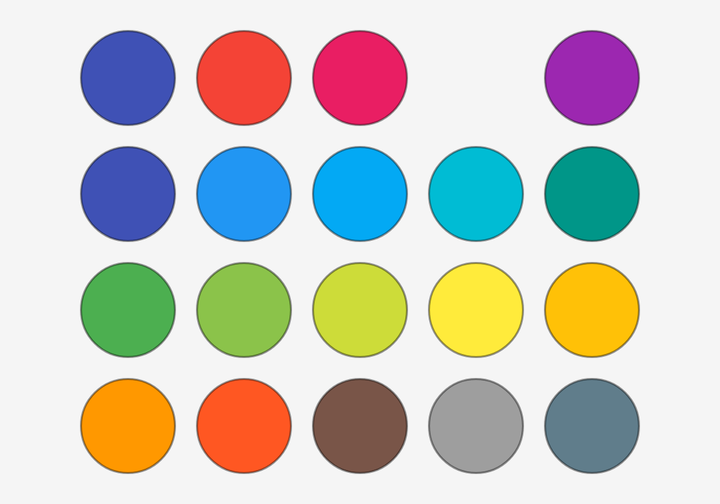
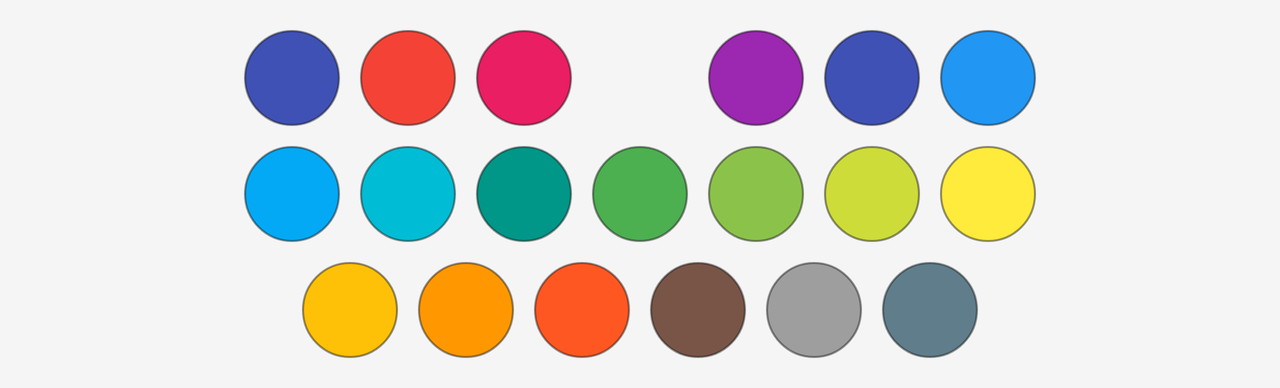

One screen, two layout resources from the same app: the default and the repository's alternative for another configuration. Each is rendered where Android would select it; the XML of both is given below.
<!-- AndroidManifest.xml: application theme AppTheme -->
<!-- res/layout/dialog_text_color.xml -->
<?xml version="1.0" encoding="utf-8"?>
<ScrollView xmlns:android="http://schemas.android.com/apk/res/android"
    android:layout_width="match_parent"
    android:layout_height="wrap_content">

    <TableLayout
        android:layout_width="match_parent"
        android:layout_height="wrap_content"
        android:paddingLeft="@dimen/dialog_paddingLeftRight"
        android:paddingTop="@dimen/dialog_paddingTopBottom"
        android:paddingRight="@dimen/dialog_paddingLeftRight"
        android:paddingBottom="@dimen/dialog_paddingTopBottom">

        <TableRow
            android:layout_width="match_parent"
            android:layout_height="wrap_content"
            android:gravity="center_horizontal">

            <LinearLayout
                android:id="@+id/dialogBackgroundColorPrimary"
                android:layout_width="wrap_content"
                android:layout_height="wrap_content"
                android:background="?attr/selectableItemBackground"
                android:gravity="center_horizontal"
                android:orientation="vertical"
                android:padding="5dp">

                <ImageView
                    android:layout_width="@dimen/dialog_background_colorbox_width"
                    android:layout_height="@dimen/dialog_background_colorbox_width"
                    android:background="@drawable/image_border_round_primary"/>

            </LinearLayout>

            <LinearLayout
                android:id="@+id/dialogBackgroundColorRed"
                android:layout_width="wrap_content"
                android:layout_height="wrap_content"
                android:background="?attr/selectableItemBackground"
                android:gravity="center_horizontal"
                android:orientation="vertical"
                android:padding="5dp">

                <ImageView
                    android:layout_width="@dimen/dialog_background_colorbox_width"
                    android:layout_height="@dimen/dialog_background_colorbox_width"
                    android:background="@drawable/image_border_round_red"/>

            </LinearLayout>

            <LinearLayout
                android:id="@+id/dialogBackgroundColorPink"
                android:layout_width="wrap_content"
                android:layout_height="wrap_content"
                android:background="?attr/selectableItemBackground"
                android:gravity="center_horizontal"
                android:orientation="vertical"
                android:padding="5dp">

                <ImageView
                    android:layout_width="@dimen/dialog_background_colorbox_width"
                    android:layout_height="@dimen/dialog_background_colorbox_width"
                    android:background="@drawable/image_border_round_pink"/>

            </LinearLayout>

            <LinearLayout
                android:id="@+id/dialogBackgroundColorPurple"
                android:layout_width="wrap_content"
                android:layout_height="wrap_content"
                android:background="?attr/selectableItemBackground"
                android:gravity="center_horizontal"
                android:orientation="vertical"
                android:padding="5dp">

                <ImageView
                    android:layout_width="@dimen/dialog_background_colorbox_width"
                    android:layout_height="@dimen/dialog_background_colorbox_width"
                    android:background="@drawable/image_border_round_purple"/>

            </LinearLayout>

            <LinearLayout
                android:id="@+id/dialogBackgroundColorDeepPurple"
                android:layout_width="wrap_content"
                android:layout_height="wrap_content"
                android:background="?attr/selectableItemBackground"
                android:gravity="center_horizontal"
                android:orientation="vertical"
                android:padding="5dp">

                <ImageView
                    android:layout_width="@dimen/dialog_background_colorbox_width"
                    android:layout_height="@dimen/dialog_background_colorbox_width"
                    android:background="@drawable/image_border_round_deep_purple"/>

            </LinearLayout>

        </TableRow>

        <TableRow
            android:layout_width="match_parent"
            android:layout_height="wrap_content"
            android:gravity="center_horizontal">

            <LinearLayout
                android:id="@+id/dialogBackgroundColorIndigo"
                android:layout_width="wrap_content"
                android:layout_height="wrap_content"
                android:background="?attr/selectableItemBackground"
                android:gravity="center_horizontal"
                android:orientation="vertical"
                android:padding="5dp">

                <ImageView
                    android:layout_width="@dimen/dialog_background_colorbox_width"
                    android:layout_height="@dimen/dialog_background_colorbox_width"
                    android:background="@drawable/image_border_round_indigo"/>

            </LinearLayout>

            <LinearLayout
                android:id="@+id/dialogBackgroundColorBlue"
                android:layout_width="wrap_content"
                android:layout_height="wrap_content"
                android:background="?attr/selectableItemBackground"
                android:gravity="center_horizontal"
                android:orientation="vertical"
                android:padding="5dp">

                <ImageView
                    android:layout_width="@dimen/dialog_background_colorbox_width"
                    android:layout_height="@dimen/dialog_background_colorbox_width"
                    android:background="@drawable/image_border_round_blue"/>

            </LinearLayout>

            <LinearLayout
                android:id="@+id/dialogBackgroundColorLightBlue"
                android:layout_width="wrap_content"
                android:layout_height="wrap_content"
                android:background="?attr/selectableItemBackground"
                android:gravity="center_horizontal"
                android:orientation="vertical"
                android:padding="5dp">

                <ImageView
                    android:layout_width="@dimen/dialog_background_colorbox_width"
                    android:layout_height="@dimen/dialog_background_colorbox_width"
                    android:background="@drawable/image_border_round_light_blue"/>

            </LinearLayout>

            <LinearLayout
                android:id="@+id/dialogBackgroundColorCyan"
                android:layout_width="wrap_content"
                android:layout_height="wrap_content"
                android:background="?attr/selectableItemBackground"
                android:gravity="center_horizontal"
                android:orientation="vertical"
                android:padding="5dp">

                <ImageView
                    android:layout_width="@dimen/dialog_background_colorbox_width"
                    android:layout_height="@dimen/dialog_background_colorbox_width"
                    android:background="@drawable/image_border_round_cyan"/>

            </LinearLayout>

            <LinearLayout
                android:id="@+id/dialogBackgroundColorTeal"
                android:layout_width="wrap_content"
                android:layout_height="wrap_content"
                android:background="?attr/selectableItemBackground"
                android:gravity="center_horizontal"
                android:orientation="vertical"
                android:padding="5dp">

                <ImageView
                    android:layout_width="@dimen/dialog_background_colorbox_width"
                    android:layout_height="@dimen/dialog_background_colorbox_width"
                    android:background="@drawable/image_border_round_teal"/>

            </LinearLayout>

        </TableRow>

        <TableRow
            android:layout_width="match_parent"
            android:layout_height="wrap_content"
            android:gravity="center_horizontal">

            <LinearLayout
                android:id="@+id/dialogBackgroundColorGreen"
                android:layout_width="wrap_content"
                android:layout_height="wrap_content"
                android:background="?attr/selectableItemBackground"
                android:gravity="center_horizontal"
                android:orientation="vertical"
                android:padding="5dp">

                <ImageView
                    android:layout_width="@dimen/dialog_background_colorbox_width"
                    android:layout_height="@dimen/dialog_background_colorbox_width"
                    android:background="@drawable/image_border_round_green"/>

            </LinearLayout>

            <LinearLayout
                android:id="@+id/dialogBackgroundColorLightGreen"
                android:layout_width="wrap_content"
                android:layout_height="wrap_content"
                android:background="?attr/selectableItemBackground"
                android:gravity="center_horizontal"
                android:orientation="vertical"
                android:padding="5dp">

                <ImageView
                    android:layout_width="@dimen/dialog_background_colorbox_width"
                    android:layout_height="@dimen/dialog_background_colorbox_width"
                    android:background="@drawable/image_border_round_light_green"/>

            </LinearLayout>

            <LinearLayout
                android:id="@+id/dialogBackgroundColorLime"
                android:layout_width="wrap_content"
                android:layout_height="wrap_content"
                android:background="?attr/selectableItemBackground"
                android:gravity="center_horizontal"
                android:orientation="vertical"
                android:padding="5dp">

                <ImageView
                    android:layout_width="@dimen/dialog_background_colorbox_width"
                    android:layout_height="@dimen/dialog_background_colorbox_width"
                    android:background="@drawable/image_border_round_lime"/>

            </LinearLayout>

            <LinearLayout
                android:id="@+id/dialogBackgroundColorYellow"
                android:layout_width="wrap_content"
                android:layout_height="wrap_content"
                android:background="?attr/selectableItemBackground"
                android:gravity="center_horizontal"
                android:orientation="vertical"
                android:padding="5dp">

                <ImageView
                    android:layout_width="@dimen/dialog_background_colorbox_width"
                    android:layout_height="@dimen/dialog_background_colorbox_width"
                    android:background="@drawable/image_border_round_yellow"/>

            </LinearLayout>

            <LinearLayout
                android:id="@+id/dialogBackgroundColorAmber"
                android:layout_width="wrap_content"
                android:layout_height="wrap_content"
                android:background="?attr/selectableItemBackground"
                android:gravity="center_horizontal"
                android:orientation="vertical"
                android:padding="5dp">

                <ImageView
                    android:layout_width="@dimen/dialog_background_colorbox_width"
                    android:layout_height="@dimen/dialog_background_colorbox_width"
                    android:background="@drawable/image_border_round_amber"/>

            </LinearLayout>

        </TableRow>

        <TableRow
            android:layout_width="match_parent"
            android:layout_height="wrap_content"
            android:gravity="center_horizontal">

            <LinearLayout
                android:id="@+id/dialogBackgroundColorOrange"
                android:layout_width="wrap_content"
                android:layout_height="wrap_content"
                android:background="?attr/selectableItemBackground"
                android:gravity="center_horizontal"
                android:orientation="vertical"
                android:padding="5dp">

                <ImageView
                    android:layout_width="@dimen/dialog_background_colorbox_width"
                    android:layout_height="@dimen/dialog_background_colorbox_width"
                    android:background="@drawable/image_border_round_orange"/>

            </LinearLayout>

            <LinearLayout
                android:id="@+id/dialogBackgroundColorDeepOrange"
                android:layout_width="wrap_content"
                android:layout_height="wrap_content"
                android:background="?attr/selectableItemBackground"
                android:gravity="center_horizontal"
                android:orientation="vertical"
                android:padding="5dp">

                <ImageView
                    android:layout_width="@dimen/dialog_background_colorbox_width"
                    android:layout_height="@dimen/dialog_background_colorbox_width"
                    android:background="@drawable/image_border_round_deep_orange"/>

            </LinearLayout>

            <LinearLayout
                android:id="@+id/dialogBackgroundColorBrown"
                android:layout_width="wrap_content"
                android:layout_height="wrap_content"
                android:background="?attr/selectableItemBackground"
                android:gravity="center_horizontal"
                android:orientation="vertical"
                android:padding="5dp">

                <ImageView
                    android:layout_width="@dimen/dialog_background_colorbox_width"
                    android:layout_height="@dimen/dialog_background_colorbox_width"
                    android:background="@drawable/image_border_round_brown"/>

            </LinearLayout>

            <LinearLayout
                android:id="@+id/dialogBackgroundColorGrey"
                android:layout_width="wrap_content"
                android:layout_height="wrap_content"
                android:background="?attr/selectableItemBackground"
                android:gravity="center_horizontal"
                android:orientation="vertical"
                android:padding="5dp">

                <ImageView
                    android:layout_width="@dimen/dialog_background_colorbox_width"
                    android:layout_height="@dimen/dialog_background_colorbox_width"
                    android:background="@drawable/image_border_round_grey"/>

            </LinearLayout>

            <LinearLayout
                android:id="@+id/dialogBackgroundColorBlueGrey"
                android:layout_width="wrap_content"
                android:layout_height="wrap_content"
                android:background="?attr/selectableItemBackground"
                android:gravity="center_horizontal"
                android:orientation="vertical"
                android:padding="5dp">

                <ImageView
                    android:layout_width="@dimen/dialog_background_colorbox_width"
                    android:layout_height="@dimen/dialog_background_colorbox_width"
                    android:background="@drawable/image_border_round_blue_grey"/>

            </LinearLayout>

        </TableRow>

    </TableLayout>

</ScrollView>
<!-- resources referenced by this layout -->
<resources>
  <dimen name="dialog_background_colorbox_width">48dp</dimen>
  <dimen name="dialog_paddingLeftRight">20dp</dimen>
  <dimen name="dialog_paddingTopBottom">10dp</dimen>
  <!-- drawable image_border_round_grey (drawable) -->
  <?xml version="1.0" encoding="UTF-8"?>
  <shape
      xmlns:android="http://schemas.android.com/apk/res/android"
      android:shape="oval">
  
      <solid android:color="@color/settings_color_grey" />
      <stroke
          android:width="@dimen/settings_color_preview_widget_border"
          android:color="@color/divider" />
  
  </shape>
  <!-- drawable image_border_round_lime (drawable) -->
  <?xml version="1.0" encoding="UTF-8"?>
  <shape
      xmlns:android="http://schemas.android.com/apk/res/android"
      android:shape="oval">
  
      <solid android:color="@color/settings_color_lime" />
      <stroke
          android:width="@dimen/settings_color_preview_widget_border"
          android:color="@color/divider" />
  
  </shape>
  <!-- drawable image_border_round_pink (drawable) -->
  <?xml version="1.0" encoding="UTF-8"?>
  <shape
      xmlns:android="http://schemas.android.com/apk/res/android"
      android:shape="oval">
  
      <solid android:color="@color/settings_color_pink" />
      <stroke
          android:width="@dimen/settings_color_preview_widget_border"
          android:color="@color/divider" />
  
  </shape>
  <!-- drawable image_border_round_primary (drawable) -->
  <?xml version="1.0" encoding="UTF-8"?>
  <shape
      xmlns:android="http://schemas.android.com/apk/res/android"
      android:shape="oval">
  
      <solid android:color="@color/colorPrimary" />
      <stroke
          android:width="@dimen/settings_color_preview_widget_border"
          android:color="@color/divider" />
  
  </shape>
  <!-- drawable image_border_round_red (drawable) -->
  <?xml version="1.0" encoding="UTF-8"?>
  <shape
      xmlns:android="http://schemas.android.com/apk/res/android"
      android:shape="oval">
  
      <solid android:color="@color/settings_color_red" />
      <stroke
          android:width="@dimen/settings_color_preview_widget_border"
          android:color="@color/divider" />
  
  </shape>
  <!-- drawable image_border_round_teal (drawable) -->
  <?xml version="1.0" encoding="UTF-8"?>
  <shape
      xmlns:android="http://schemas.android.com/apk/res/android"
      android:shape="oval">
  
      <solid android:color="@color/settings_color_teal" />
      <stroke
          android:width="@dimen/settings_color_preview_widget_border"
          android:color="@color/divider" />
  
  </shape>
  <color name="settings_color_amber">#FFC107</color>
  <dimen name="settings_color_preview_widget_border">1dp</dimen>
  <color name="divider">#6D020202</color>
  <color name="settings_color_blue">#2196F3</color>
  <color name="settings_color_blue_grey">#607D8B</color>
  <color name="settings_color_brown">#795548</color>
  <color name="settings_color_cyan">#00BCD4</color>
  <color name="settings_color_deep_orange">#FF5722</color>
  <color name="settings_color_purple">#9C27B0</color>
  <color name="settings_color_green">#4CAF50</color>
  <color name="settings_color_grey">#9E9E9E</color>
  <color name="settings_color_indigo">#3F51B5</color>
  <color name="settings_color_light_blue">#03A9F4</color>
  <color name="settings_color_light_green">#8BC34A</color>
  <color name="settings_color_lime">#CDDC39</color>
  <color name="settings_color_orange">#FF9800</color>
  <color name="settings_color_pink">#E91E63</color>
  <color name="colorPrimary">#3F51B5</color>
  <color name="settings_color_red">#F44336</color>
  <color name="settings_color_teal">#009688</color>
  <color name="settings_color_yellow">#FFEB3B</color>
  <color name="white">#ffffff</color>
  <color name="nearlyWhite">#f5f5f5</color>
  <color name="normalGrey">#c0c0c0</color>
  <color name="black">#ff000000</color>
</resources>
<!-- res/layout-land/dialog_text_color.xml (the repository's variant of the layout above) -->
<!-- drawn on the phone turned sideways -->
<?xml version="1.0" encoding="utf-8"?>
<ScrollView xmlns:android="http://schemas.android.com/apk/res/android"
    android:layout_width="match_parent"
    android:layout_height="wrap_content">

    <TableLayout
        android:layout_width="match_parent"
        android:layout_height="wrap_content"
        android:paddingLeft="@dimen/dialog_paddingLeftRight"
        android:paddingTop="@dimen/dialog_paddingTopBottom"
        android:paddingRight="@dimen/dialog_paddingLeftRight"
        android:paddingBottom="@dimen/dialog_paddingTopBottom">

        <TableRow
            android:layout_width="match_parent"
            android:layout_height="wrap_content"
            android:gravity="center_horizontal">

            <LinearLayout
                android:id="@+id/dialogBackgroundColorPrimary"
                android:layout_width="wrap_content"
                android:layout_height="wrap_content"
                android:background="?attr/selectableItemBackground"
                android:gravity="center_horizontal"
                android:orientation="vertical"
                android:padding="5dp">

                <ImageView
                    android:layout_width="@dimen/dialog_background_colorbox_width"
                    android:layout_height="@dimen/dialog_background_colorbox_width"
                    android:background="@drawable/image_border_round_primary"/>

            </LinearLayout>

            <LinearLayout
                android:id="@+id/dialogBackgroundColorRed"
                android:layout_width="wrap_content"
                android:layout_height="wrap_content"
                android:background="?attr/selectableItemBackground"
                android:gravity="center_horizontal"
                android:orientation="vertical"
                android:padding="5dp">

                <ImageView
                    android:layout_width="@dimen/dialog_background_colorbox_width"
                    android:layout_height="@dimen/dialog_background_colorbox_width"
                    android:background="@drawable/image_border_round_red"/>

            </LinearLayout>

            <LinearLayout
                android:id="@+id/dialogBackgroundColorPink"
                android:layout_width="wrap_content"
                android:layout_height="wrap_content"
                android:background="?attr/selectableItemBackground"
                android:gravity="center_horizontal"
                android:orientation="vertical"
                android:padding="5dp">

                <ImageView
                    android:layout_width="@dimen/dialog_background_colorbox_width"
                    android:layout_height="@dimen/dialog_background_colorbox_width"
                    android:background="@drawable/image_border_round_pink"/>

            </LinearLayout>

            <LinearLayout
                android:id="@+id/dialogBackgroundColorPurple"
                android:layout_width="wrap_content"
                android:layout_height="wrap_content"
                android:background="?attr/selectableItemBackground"
                android:gravity="center_horizontal"
                android:orientation="vertical"
                android:padding="5dp">

                <ImageView
                    android:layout_width="@dimen/dialog_background_colorbox_width"
                    android:layout_height="@dimen/dialog_background_colorbox_width"
                    android:background="@drawable/image_border_round_purple"/>

            </LinearLayout>

            <LinearLayout
                android:id="@+id/dialogBackgroundColorDeepPurple"
                android:layout_width="wrap_content"
                android:layout_height="wrap_content"
                android:background="?attr/selectableItemBackground"
                android:gravity="center_horizontal"
                android:orientation="vertical"
                android:padding="5dp">

                <ImageView
                    android:layout_width="@dimen/dialog_background_colorbox_width"
                    android:layout_height="@dimen/dialog_background_colorbox_width"
                    android:background="@drawable/image_border_round_deep_purple"/>

            </LinearLayout>

            <LinearLayout
                android:id="@+id/dialogBackgroundColorIndigo"
                android:layout_width="wrap_content"
                android:layout_height="wrap_content"
                android:background="?attr/selectableItemBackground"
                android:gravity="center_horizontal"
                android:orientation="vertical"
                android:padding="5dp">

                <ImageView
                    android:layout_width="@dimen/dialog_background_colorbox_width"
                    android:layout_height="@dimen/dialog_background_colorbox_width"
                    android:background="@drawable/image_border_round_indigo" />

            </LinearLayout>

            <LinearLayout
                android:id="@+id/dialogBackgroundColorBlue"
                android:layout_width="wrap_content"
                android:layout_height="wrap_content"
                android:background="?attr/selectableItemBackground"
                android:gravity="center_horizontal"
                android:orientation="vertical"
                android:padding="5dp">

                <ImageView
                    android:layout_width="@dimen/dialog_background_colorbox_width"
                    android:layout_height="@dimen/dialog_background_colorbox_width"
                    android:background="@drawable/image_border_round_blue" />

            </LinearLayout>

        </TableRow>

        <TableRow
            android:layout_width="match_parent"
            android:layout_height="wrap_content"
            android:gravity="center_horizontal">

            <LinearLayout
                android:id="@+id/dialogBackgroundColorLightBlue"
                android:layout_width="wrap_content"
                android:layout_height="wrap_content"
                android:background="?attr/selectableItemBackground"
                android:gravity="center_horizontal"
                android:orientation="vertical"
                android:padding="5dp">

                <ImageView
                    android:layout_width="@dimen/dialog_background_colorbox_width"
                    android:layout_height="@dimen/dialog_background_colorbox_width"
                    android:background="@drawable/image_border_round_light_blue"/>

            </LinearLayout>

            <LinearLayout
                android:id="@+id/dialogBackgroundColorCyan"
                android:layout_width="wrap_content"
                android:layout_height="wrap_content"
                android:background="?attr/selectableItemBackground"
                android:gravity="center_horizontal"
                android:orientation="vertical"
                android:padding="5dp">

                <ImageView
                    android:layout_width="@dimen/dialog_background_colorbox_width"
                    android:layout_height="@dimen/dialog_background_colorbox_width"
                    android:background="@drawable/image_border_round_cyan"/>

            </LinearLayout>

            <LinearLayout
                android:id="@+id/dialogBackgroundColorTeal"
                android:layout_width="wrap_content"
                android:layout_height="wrap_content"
                android:background="?attr/selectableItemBackground"
                android:gravity="center_horizontal"
                android:orientation="vertical"
                android:padding="5dp">

                <ImageView
                    android:layout_width="@dimen/dialog_background_colorbox_width"
                    android:layout_height="@dimen/dialog_background_colorbox_width"
                    android:background="@drawable/image_border_round_teal"/>

            </LinearLayout>

            <LinearLayout
                android:id="@+id/dialogBackgroundColorGreen"
                android:layout_width="wrap_content"
                android:layout_height="wrap_content"
                android:background="?attr/selectableItemBackground"
                android:gravity="center_horizontal"
                android:orientation="vertical"
                android:padding="5dp">

                <ImageView
                    android:layout_width="@dimen/dialog_background_colorbox_width"
                    android:layout_height="@dimen/dialog_background_colorbox_width"
                    android:background="@drawable/image_border_round_green" />

            </LinearLayout>

            <LinearLayout
                android:id="@+id/dialogBackgroundColorLightGreen"
                android:layout_width="wrap_content"
                android:layout_height="wrap_content"
                android:background="?attr/selectableItemBackground"
                android:gravity="center_horizontal"
                android:orientation="vertical"
                android:padding="5dp">

                <ImageView
                    android:layout_width="@dimen/dialog_background_colorbox_width"
                    android:layout_height="@dimen/dialog_background_colorbox_width"
                    android:background="@drawable/image_border_round_light_green" />

            </LinearLayout>

            <LinearLayout
                android:id="@+id/dialogBackgroundColorLime"
                android:layout_width="wrap_content"
                android:layout_height="wrap_content"
                android:background="?attr/selectableItemBackground"
                android:gravity="center_horizontal"
                android:orientation="vertical"
                android:padding="5dp">

                <ImageView
                    android:layout_width="@dimen/dialog_background_colorbox_width"
                    android:layout_height="@dimen/dialog_background_colorbox_width"
                    android:background="@drawable/image_border_round_lime" />

            </LinearLayout>

            <LinearLayout
                android:id="@+id/dialogBackgroundColorYellow"
                android:layout_width="wrap_content"
                android:layout_height="wrap_content"
                android:background="?attr/selectableItemBackground"
                android:gravity="center_horizontal"
                android:orientation="vertical"
                android:padding="5dp">

                <ImageView
                    android:layout_width="@dimen/dialog_background_colorbox_width"
                    android:layout_height="@dimen/dialog_background_colorbox_width"
                    android:background="@drawable/image_border_round_yellow" />

            </LinearLayout>

        </TableRow>

        <TableRow
            android:layout_width="match_parent"
            android:layout_height="wrap_content"
            android:gravity="center_horizontal">

            <LinearLayout
                android:id="@+id/dialogBackgroundColorAmber"
                android:layout_width="wrap_content"
                android:layout_height="wrap_content"
                android:background="?attr/selectableItemBackground"
                android:gravity="center_horizontal"
                android:orientation="vertical"
                android:padding="5dp">

                <ImageView
                    android:layout_width="@dimen/dialog_background_colorbox_width"
                    android:layout_height="@dimen/dialog_background_colorbox_width"
                    android:background="@drawable/image_border_round_amber"/>

            </LinearLayout>

            <LinearLayout
                android:id="@+id/dialogBackgroundColorOrange"
                android:layout_width="wrap_content"
                android:layout_height="wrap_content"
                android:background="?attr/selectableItemBackground"
                android:gravity="center_horizontal"
                android:orientation="vertical"
                android:padding="5dp">

                <ImageView
                    android:layout_width="@dimen/dialog_background_colorbox_width"
                    android:layout_height="@dimen/dialog_background_colorbox_width"
                    android:background="@drawable/image_border_round_orange" />

            </LinearLayout>

            <LinearLayout
                android:id="@+id/dialogBackgroundColorDeepOrange"
                android:layout_width="wrap_content"
                android:layout_height="wrap_content"
                android:background="?attr/selectableItemBackground"
                android:gravity="center_horizontal"
                android:orientation="vertical"
                android:padding="5dp">

                <ImageView
                    android:layout_width="@dimen/dialog_background_colorbox_width"
                    android:layout_height="@dimen/dialog_background_colorbox_width"
                    android:background="@drawable/image_border_round_deep_orange" />

            </LinearLayout>

            <LinearLayout
                android:id="@+id/dialogBackgroundColorBrown"
                android:layout_width="wrap_content"
                android:layout_height="wrap_content"
                android:background="?attr/selectableItemBackground"
                android:gravity="center_horizontal"
                android:orientation="vertical"
                android:padding="5dp">

                <ImageView
                    android:layout_width="@dimen/dialog_background_colorbox_width"
                    android:layout_height="@dimen/dialog_background_colorbox_width"
                    android:background="@drawable/image_border_round_brown" />

            </LinearLayout>

            <LinearLayout
                android:id="@+id/dialogBackgroundColorGrey"
                android:layout_width="wrap_content"
                android:layout_height="wrap_content"
                android:background="?attr/selectableItemBackground"
                android:gravity="center_horizontal"
                android:orientation="vertical"
                android:padding="5dp">

                <ImageView
                    android:layout_width="@dimen/dialog_background_colorbox_width"
                    android:layout_height="@dimen/dialog_background_colorbox_width"
                    android:background="@drawable/image_border_round_grey" />

            </LinearLayout>

            <LinearLayout
                android:id="@+id/dialogBackgroundColorBlueGrey"
                android:layout_width="wrap_content"
                android:layout_height="wrap_content"
                android:background="?attr/selectableItemBackground"
                android:gravity="center_horizontal"
                android:orientation="vertical"
                android:padding="5dp">

                <ImageView
                    android:layout_width="@dimen/dialog_background_colorbox_width"
                    android:layout_height="@dimen/dialog_background_colorbox_width"
                    android:background="@drawable/image_border_round_blue_grey" />

            </LinearLayout>

        </TableRow>

    </TableLayout>

</ScrollView>
